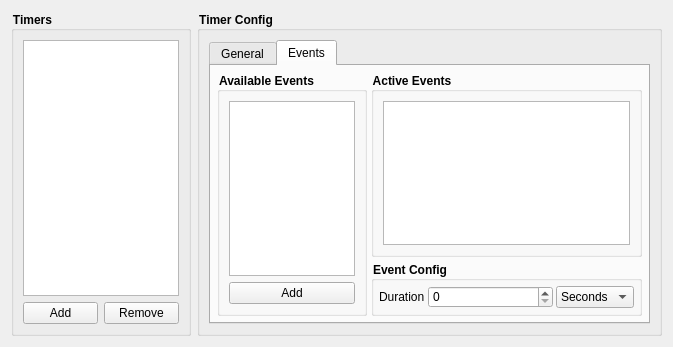
<?xml version="1.0" encoding="UTF-8"?>
<ui version="4.0">
 <class>RewardsCountdown</class>
 <widget class="QWidget" name="RewardsCountdown">
  <property name="geometry">
   <rect>
    <x>0</x>
    <y>0</y>
    <width>650</width>
    <height>311</height>
   </rect>
  </property>
  <property name="windowTitle">
   <string>Form</string>
  </property>
  <layout class="QHBoxLayout" name="horizontalLayout">
   <item>
    <widget class="QGroupBox" name="groupBox">
     <property name="minimumSize">
      <size>
       <width>180</width>
       <height>0</height>
      </size>
     </property>
     <property name="maximumSize">
      <size>
       <width>200</width>
       <height>16777215</height>
      </size>
     </property>
     <property name="styleSheet">
      <string notr="true">QGroupBox { font-weight: bold; }</string>
     </property>
     <property name="title">
      <string>Timers</string>
     </property>
     <layout class="QVBoxLayout" name="verticalLayout_2">
      <item>
       <widget class="QListWidget" name="timers_list">
        <property name="font">
         <font>
          <pointsize>14</pointsize>
         </font>
        </property>
       </widget>
      </item>
      <item>
       <layout class="QHBoxLayout" name="horizontalLayout_2">
        <item>
         <widget class="QPushButton" name="add_timer_button">
          <property name="text">
           <string>Add</string>
          </property>
         </widget>
        </item>
        <item>
         <widget class="QPushButton" name="remove_timer_button">
          <property name="text">
           <string>Remove</string>
          </property>
         </widget>
        </item>
       </layout>
      </item>
     </layout>
    </widget>
   </item>
   <item>
    <widget class="QGroupBox" name="timer_config">
     <property name="enabled">
      <bool>true</bool>
     </property>
     <property name="sizePolicy">
      <sizepolicy hsizetype="Expanding" vsizetype="Preferred">
       <horstretch>0</horstretch>
       <verstretch>0</verstretch>
      </sizepolicy>
     </property>
     <property name="styleSheet">
      <string notr="true">QGroupBox { font-weight: bold; }</string>
     </property>
     <property name="title">
      <string>Timer Config</string>
     </property>
     <layout class="QVBoxLayout" name="verticalLayout">
      <property name="spacing">
       <number>0</number>
      </property>
      <item>
       <widget class="QTabWidget" name="tab_widget">
        <property name="currentIndex">
         <number>1</number>
        </property>
        <widget class="QWidget" name="general_tab">
         <attribute name="title">
          <string>General</string>
         </attribute>
         <layout class="QVBoxLayout" name="verticalLayout_3">
          <property name="spacing">
           <number>4</number>
          </property>
          <property name="leftMargin">
           <number>6</number>
          </property>
          <property name="topMargin">
           <number>6</number>
          </property>
          <property name="rightMargin">
           <number>6</number>
          </property>
          <property name="bottomMargin">
           <number>6</number>
          </property>
          <item>
           <widget class="QGroupBox" name="groupBox_3">
            <property name="title">
             <string>General</string>
            </property>
            <layout class="QVBoxLayout" name="verticalLayout_6">
             <item>
              <layout class="QFormLayout" name="formLayout">
               <item row="1" column="1">
                <widget class="QLineEdit" name="format_input">
                 <property name="sizePolicy">
                  <sizepolicy hsizetype="Minimum" vsizetype="Fixed">
                   <horstretch>0</horstretch>
                   <verstretch>0</verstretch>
                  </sizepolicy>
                 </property>
                 <property name="placeholderText">
                  <string>{name}: {time}</string>
                 </property>
                </widget>
               </item>
               <item row="1" column="0">
                <widget class="QLabel" name="format_label">
                 <property name="text">
                  <string>Format</string>
                 </property>
                </widget>
               </item>
               <item row="0" column="0">
                <widget class="QLabel" name="source_name_label">
                 <property name="text">
                  <string>Source Name</string>
                 </property>
                </widget>
               </item>
               <item row="0" column="1">
                <widget class="QLineEdit" name="source_name_input">
                 <property name="placeholderText">
                  <string>The name of the OBS Text (GDI+) source</string>
                 </property>
                </widget>
               </item>
               <item row="2" column="0">
                <widget class="QLabel" name="display_label">
                 <property name="text">
                  <string>Display</string>
                 </property>
                </widget>
               </item>
               <item row="2" column="1">
                <widget class="QComboBox" name="display_selection"/>
               </item>
              </layout>
             </item>
             <item>
              <layout class="QFormLayout" name="formLayout_2">
               <item row="0" column="0">
                <widget class="QLabel" name="start_message_label">
                 <property name="text">
                  <string>Start Message</string>
                 </property>
                </widget>
               </item>
               <item row="0" column="1">
                <widget class="QLineEdit" name="start_message_input">
                 <property name="placeholderText">
                  <string>Starting the '{name}' timer</string>
                 </property>
                </widget>
               </item>
               <item row="1" column="0">
                <widget class="QLabel" name="finish_message_label">
                 <property name="text">
                  <string>Finish Message</string>
                 </property>
                </widget>
               </item>
               <item row="1" column="1">
                <widget class="QLineEdit" name="finish_message_input">
                 <property name="placeholderText">
                  <string>The timer '{name}' finished</string>
                 </property>
                </widget>
               </item>
              </layout>
             </item>
            </layout>
           </widget>
          </item>
          <item>
           <widget class="QGroupBox" name="groupBox_2">
            <property name="title">
             <string>Controls</string>
            </property>
            <layout class="QHBoxLayout" name="horizontalLayout_3">
             <item>
              <widget class="QPushButton" name="pushButton">
               <property name="sizePolicy">
                <sizepolicy hsizetype="Fixed" vsizetype="Fixed">
                 <horstretch>0</horstretch>
                 <verstretch>0</verstretch>
                </sizepolicy>
               </property>
               <property name="maximumSize">
                <size>
                 <width>23</width>
                 <height>23</height>
                </size>
               </property>
               <property name="text">
                <string>+</string>
               </property>
              </widget>
             </item>
             <item>
              <widget class="QSpinBox" name="spinBox">
               <property name="suffix">
                <string> sec</string>
               </property>
               <property name="maximum">
                <number>3600</number>
               </property>
              </widget>
             </item>
             <item>
              <widget class="QPushButton" name="pushButton_3">
               <property name="sizePolicy">
                <sizepolicy hsizetype="Fixed" vsizetype="Fixed">
                 <horstretch>0</horstretch>
                 <verstretch>0</verstretch>
                </sizepolicy>
               </property>
               <property name="maximumSize">
                <size>
                 <width>23</width>
                 <height>23</height>
                </size>
               </property>
               <property name="text">
                <string>-</string>
               </property>
              </widget>
             </item>
             <item>
              <spacer name="horizontalSpacer_2">
               <property name="orientation">
                <enum>Qt::Horizontal</enum>
               </property>
               <property name="sizeHint" stdset="0">
                <size>
                 <width>40</width>
                 <height>20</height>
                </size>
               </property>
              </spacer>
             </item>
             <item>
              <widget class="QSpinBox" name="spinBox_2">
               <property name="suffix">
                <string> sec</string>
               </property>
               <property name="maximum">
                <number>3600000</number>
               </property>
              </widget>
             </item>
             <item>
              <widget class="QPushButton" name="pushButton_4">
               <property name="sizePolicy">
                <sizepolicy hsizetype="Fixed" vsizetype="Fixed">
                 <horstretch>0</horstretch>
                 <verstretch>0</verstretch>
                </sizepolicy>
               </property>
               <property name="text">
                <string>Set</string>
               </property>
              </widget>
             </item>
             <item>
              <spacer name="horizontalSpacer">
               <property name="orientation">
                <enum>Qt::Horizontal</enum>
               </property>
               <property name="sizeHint" stdset="0">
                <size>
                 <width>40</width>
                 <height>20</height>
                </size>
               </property>
              </spacer>
             </item>
             <item>
              <widget class="QPushButton" name="pushButton_2">
               <property name="sizePolicy">
                <sizepolicy hsizetype="Fixed" vsizetype="Fixed">
                 <horstretch>0</horstretch>
                 <verstretch>0</verstretch>
                </sizepolicy>
               </property>
               <property name="text">
                <string>Clear</string>
               </property>
              </widget>
             </item>
            </layout>
           </widget>
          </item>
         </layout>
        </widget>
        <widget class="QWidget" name="events_tab">
         <attribute name="title">
          <string>Events</string>
         </attribute>
         <layout class="QHBoxLayout" name="horizontalLayout_5">
          <property name="spacing">
           <number>4</number>
          </property>
          <property name="leftMargin">
           <number>6</number>
          </property>
          <property name="topMargin">
           <number>6</number>
          </property>
          <property name="rightMargin">
           <number>6</number>
          </property>
          <property name="bottomMargin">
           <number>6</number>
          </property>
          <item>
           <widget class="QGroupBox" name="groupBox_5">
            <property name="minimumSize">
             <size>
              <width>150</width>
              <height>0</height>
             </size>
            </property>
            <property name="maximumSize">
             <size>
              <width>0</width>
              <height>16777215</height>
             </size>
            </property>
            <property name="title">
             <string>Available Events</string>
            </property>
            <layout class="QVBoxLayout" name="verticalLayout_12">
             <item>
              <widget class="QListWidget" name="available_events_list"/>
             </item>
             <item>
              <widget class="QPushButton" name="add_event_button">
               <property name="text">
                <string>Add</string>
               </property>
              </widget>
             </item>
            </layout>
           </widget>
          </item>
          <item>
           <layout class="QVBoxLayout" name="verticalLayout_7">
            <item>
             <widget class="QGroupBox" name="groupBox_4">
              <property name="styleSheet">
               <string notr="true">QGroupBox { font-weight: bold; }</string>
              </property>
              <property name="title">
               <string>Active Events</string>
              </property>
              <layout class="QVBoxLayout" name="verticalLayout_4">
               <item>
                <widget class="QListWidget" name="active_events_list">
                 <property name="contextMenuPolicy">
                  <enum>Qt::CustomContextMenu</enum>
                 </property>
                </widget>
               </item>
              </layout>
             </widget>
            </item>
            <item>
             <widget class="QGroupBox" name="event_config">
              <property name="sizePolicy">
               <sizepolicy hsizetype="Expanding" vsizetype="Preferred">
                <horstretch>0</horstretch>
                <verstretch>0</verstretch>
               </sizepolicy>
              </property>
              <property name="minimumSize">
               <size>
                <width>220</width>
                <height>0</height>
               </size>
              </property>
              <property name="styleSheet">
               <string notr="true">QGroupBox { font-weight: bold; }</string>
              </property>
              <property name="title">
               <string>Event Config</string>
              </property>
              <layout class="QVBoxLayout" name="verticalLayout_10">
               <property name="spacing">
                <number>3</number>
               </property>
               <property name="leftMargin">
                <number>5</number>
               </property>
               <property name="topMargin">
                <number>5</number>
               </property>
               <property name="rightMargin">
                <number>5</number>
               </property>
               <property name="bottomMargin">
                <number>5</number>
               </property>
               <item>
                <layout class="QFormLayout" name="event_data_form">
                 <item row="0" column="0">
                  <widget class="QLabel" name="event_duration_label">
                   <property name="text">
                    <string>Duration</string>
                   </property>
                  </widget>
                 </item>
                 <item row="0" column="1">
                  <layout class="QHBoxLayout" name="horizontalLayout_4">
                   <item>
                    <widget class="QSpinBox" name="event_duration_input">
                     <property name="minimumSize">
                      <size>
                       <width>0</width>
                       <height>20</height>
                      </size>
                     </property>
                     <property name="maximum">
                      <number>3600000</number>
                     </property>
                    </widget>
                   </item>
                   <item>
                    <widget class="QComboBox" name="event_duration_format">
                     <property name="sizePolicy">
                      <sizepolicy hsizetype="Fixed" vsizetype="Fixed">
                       <horstretch>0</horstretch>
                       <verstretch>0</verstretch>
                      </sizepolicy>
                     </property>
                     <item>
                      <property name="text">
                       <string>Seconds</string>
                      </property>
                     </item>
                     <item>
                      <property name="text">
                       <string>Minutes</string>
                      </property>
                     </item>
                     <item>
                      <property name="text">
                       <string>Hours</string>
                      </property>
                     </item>
                    </widget>
                   </item>
                  </layout>
                 </item>
                </layout>
               </item>
              </layout>
             </widget>
            </item>
           </layout>
          </item>
         </layout>
        </widget>
       </widget>
      </item>
      <item>
       <spacer name="verticalSpacer">
        <property name="orientation">
         <enum>Qt::Vertical</enum>
        </property>
        <property name="sizeHint" stdset="0">
         <size>
          <width>20</width>
          <height>0</height>
         </size>
        </property>
       </spacer>
      </item>
     </layout>
    </widget>
   </item>
  </layout>
 </widget>
 <resources/>
 <connections/>
</ui>
